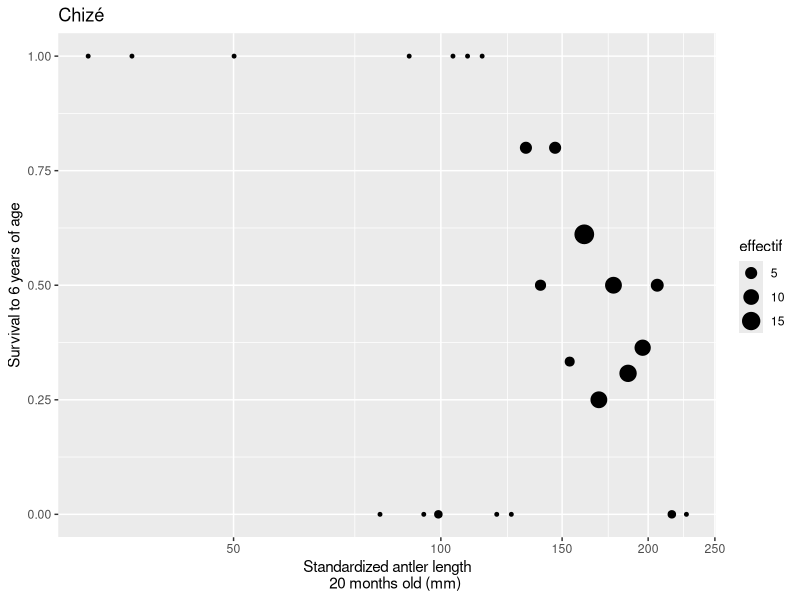

Write R code to recreate this figure.
## ---- chunk 1

rm(list = ls()) # nettoyage de l'environnement de travail

# Chargement du jeu de données --------------------------------------------

library(readxl) # pour charger les fichiers excel
library(tidyr)
library(tibble)
library(dplyr)
library(purrr)
library(ggplot2)
library(lme4)

data_JFM18 = read_excel("data/Dataset_JAE-201700618.xls", skip = 2, na = "NA") %>% 
  rename(pop = `Population  (CH=Chizé / TF=Trois Fontaines)`,
         survival6 = `Probability of surviving beyond 6 years of age (0= no / 1=yes)`,
         mass20 = `Mass at 20 months (Kg)`,
         antler20 = `Antlers length at 20 months of age(mm)- values standardized by the Julian date [see methods`,
         cohort = Cohort) %>% 
  mutate(survival6 = as.factor(survival6), 
         mass20 = as.numeric(mass20),
         antler20 = as.numeric(antler20),
         pop = as.factor(pop))


## Reproduction du GLM: surviving beyond 6 years ~ relative antler length + body mass 

# sélection des colonnes nécessaires 

data_antler20_survival6 = select(data_JFM18, 
       survival6, mass20, antler20, cohort, pop) %>% 
  mutate(cohort = as.factor(cohort))  %>% # Mise en facteur pour un potentiel effet mixte
  mutate(antler20_log = log(antler20),
         mass20_log = log(mass20))


# problem NA --------------------------------------------------------------

na.omit(data_antler20_survival6) %>% 
  summary()

## ---- chunk 2
# Regression --------------------------------------------------------------

reglmer <- glmer(survival6 ~ antler20_log + mass20_log + pop + 
                   antler20_log:pop + 
                   (1 | cohort), 
                 family= binomial, 
                 data=data_antler20_survival6,
                 control = glmerControl(optCtrl = list(maxfun = 1e5)))



reg_glm =  glm(survival6 ~ antler20_log + mass20_log + pop + 
                   antler20_log:pop, 
                 family= binomial, 
                 data= data_antler20_survival6)

## ---- chunk 3
reg_glm %>% 
  summary()
## ---- chunk 4
reglmer %>% 
  summary()
## ---- chunk 5
# Graphiques associés -----------------------------------------------------
#creation X

x = 30*(1.05)**(0:50) 
bornes = c(30, 260)

groupe = findInterval(x, bornes)
X = x[groupe==1]



data_graph = select(data_JFM18, 
                             survival6,  antler20, pop) %>% 
  na.omit() 

data_graph$group = NA

data_graph = subset(data_graph, pop == "CH" ) 


for ( i in 1:length(data_graph$antler20)){
  
  for (k in 1:(length(X)-1) ){
    
    if ( X[k] < data_graph$antler20[i] & data_graph$antler20[i] < X[k+1] ){
      
      data_graph$group[i] =  (X[k]+X[k+1]) /2
    }
  }
}

data_graph$survival6 = data_graph$survival6 %>% 
  as.character() %>% 
  as.numeric()

group_count_alive <- aggregate(survival6 ~ group, data = data_graph, FUN=sum)
group_effectif <-  aggregate(survival6 ~ group, data = data_graph, FUN=length)

data_graph2 = tibble(group = group_count_alive$group,
                     nb_alive = group_count_alive$survival6,
                     effectif = group_effectif$survival6)

data_graph2$proportion = data_graph2$nb_alive / data_graph2$effectif 


graphe <- ggplot(data_graph2, aes(group,  proportion, size=effectif)) + 
  geom_point() +
  
  labs(
    title = "Chizé",
    x= "Standardized antler length
    20 months old (mm)",
    y= "Survival to 6 years of age"
  ) +
  coord_trans(x="log2")

print(graphe)
